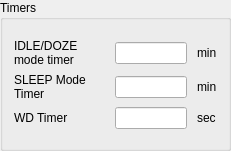
    <widget class="QGroupBox" name="groupBox_4">
     <property name="geometry">
      <rect>
       <x>10</x>
       <y>300</y>
       <width>231</width>
       <height>151</height>
      </rect>
     </property>
     <property name="title">
      <string>Timers</string>
     </property>
     <layout class="QGridLayout" name="gridLayout_6">
      <item row="0" column="0">
       <layout class="QGridLayout" name="gridLayout_7">
        <property name="horizontalSpacing">
         <number>10</number>
        </property>
        <item row="2" column="1">
         <widget class="QLineEdit" name="timerWDTLineEdit"/>
        </item>
        <item row="0" column="0">
         <widget class="QLabel" name="label_70">
          <property name="font">
           <font>
            <family>Segoe UI</family>
           </font>
          </property>
          <property name="text">
           <string>IDLE/DOZE mode timer</string>
          </property>
          <property name="wordWrap">
           <bool>true</bool>
          </property>
         </widget>
        </item>
        <item row="0" column="2">
         <widget class="QLabel" name="label_82">
          <property name="text">
           <string>min</string>
          </property>
         </widget>
        </item>
        <item row="2" column="2">
         <widget class="QLabel" name="label_69">
          <property name="text">
           <string>sec</string>
          </property>
         </widget>
        </item>
        <item row="1" column="0">
         <widget class="QLabel" name="label_81">
          <property name="text">
           <string>SLEEP Mode Timer</string>
          </property>
          <property name="wordWrap">
           <bool>true</bool>
          </property>
         </widget>
        </item>
        <item row="2" column="0">
         <widget class="QLabel" name="label_72">
          <property name="text">
           <string>WD Timer</string>
          </property>
         </widget>
        </item>
        <item row="1" column="2">
         <widget class="QLabel" name="label_77">
          <property name="text">
           <string>min</string>
          </property>
         </widget>
        </item>
        <item row="1" column="1">
         <widget class="QLineEdit" name="timerSleepLineEdit"/>
        </item>
        <item row="0" column="1">
         <widget class="QLineEdit" name="timerIdleDozeLineEdit"/>
        </item>
       </layout>
      </item>
     </layout>
    </widget>
